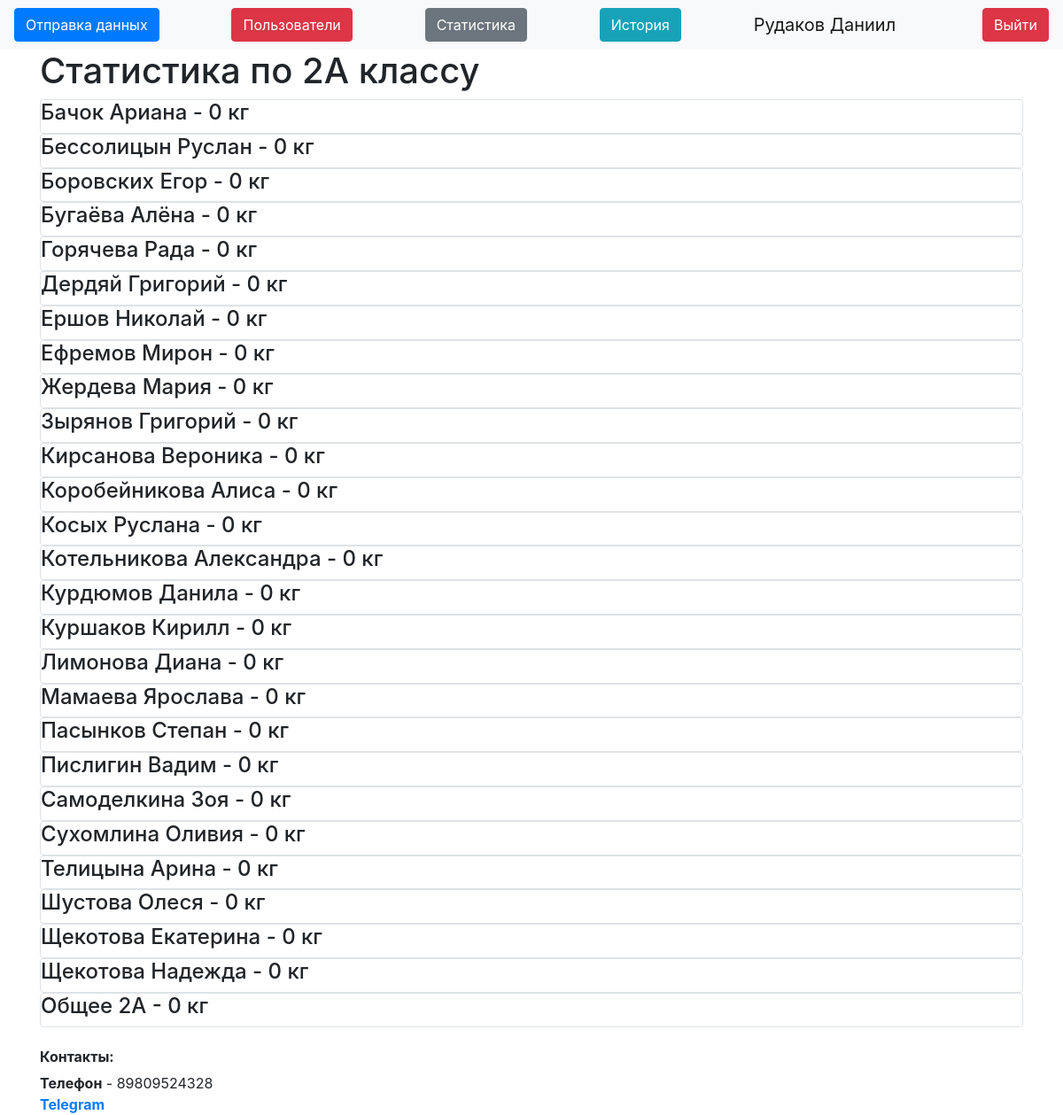
Page /stats2a (signed in) on the committed database.
### data/users.py (models this page shows, shortened)
class User(SqlAlchemyBase, UserMixin):
    __tablename__ = 'users'
    id = sqlalchemy.Column(sqlalchemy.Integer,
                           primary_key=True, autoincrement=True) # ID волонтёра
    name = sqlalchemy.Column(sqlalchemy.String, nullable=True) # Имя волонтёра
    about = sqlalchemy.Column(sqlalchemy.String, nullable=True) # Дополнительная информация
    email = sqlalchemy.Column(sqlalchemy.String,
                              index=True, unique=True, nullable=True) # Почта, у каждого своя
    hashed_password = sqlalchemy.Column(sqlalchemy.String, nullable=True) # Зашифрованный пароль
    is_admin = sqlalchemy.Column(sqlalchemy.Boolean) # Админ или нет
    got = sqlalchemy.Column(sqlalchemy.Integer, default=0) # Сколько собрал килограммов
    got_pupils = sqlalchemy.Column(sqlalchemy.Integer, default=0) # Сколько человек обслужил
    kilograms = orm.relationship("Kilograms", back_populates='user') # Связь с таблицей с килограммами

### data/Pupils.py (models this page shows)
class Pupils(SqlAlchemyBase):
    __tablename__ = 'Pupils'
    id = sqlalchemy.Column(sqlalchemy.Integer, autoincrement=True, primary_key=True) # ID ученика
    name = sqlalchemy.Column(sqlalchemy.String) # Имя и фамилия ученика
    value = sqlalchemy.Column(sqlalchemy.Integer, default=0) # Кол-во сданных килограммов
    grade = sqlalchemy.Column(sqlalchemy.String) # Класс
    kilo = orm.relationship("Kilograms", back_populates="pupil") # Связь в таблицей БД, которая хранит килограммы

### server.py (the view)
@app.route("/stats2a")
@login_required
def stats2a():
    db_sess = db_session.create_session()
    pupils = db_sess.query(Pupils).filter(Pupils.grade == "2А").all()
    db_sess.close()
    return render_template("stats_grade.html", db=pupils, grade="2А", title="2А статистика")

### data/db_session.py (called while the page is built)
def create_session() -> Session:
    global __factory
    return __factory()

### server.py (called while the page is built)
@login_manager.user_loader # Декоратор для авторизации пользователей
def load_user(user_id):
    db_sess = db_session.create_session()
    user_id = db_sess.query(User).get(user_id)
    db_sess.close()
    return user_id

### templates/stats_grade.html
{% extends "base.html" %}
{% block content %}
{% if current_user.is_admin %}
<h1>Статистика по {{grade}} классу</h1>
{% for item in db%}
<div class="col-md6 border rounded">
    <h4>{{item.name}} - {{item.value}} кг</h4>
</div>
{% endfor %}
{% endif %}
{% endblock %}

### templates/base.html (shortened to what this page needs)
<!doctype html>
<html lang="en">
<head>
    <link rel="stylesheet"
          href="https://stackpath.bootstrapcdn.com/bootstrap/4.4.1/css/bootstrap.min.css"
>
</head>
<body>
<header>
    <nav class="navbar navbar-light bg-light">
        {% if current_user.is_authenticated %}
        <a type="button" class="btn btn-primary" href="/">Отправка данных</a>
        {% if current_user.is_admin %}
        <a class="btn btn-danger" href="/users">Пользователи</a>
        <a class="btn btn-secondary" href="/stats">Статистика</a>
        {% endif %}
        <a class="btn btn-info" href="/history">История</a>
        <a class="navbar-brand" href="">{{ current_user.name }}</a>
        <a class="btn btn-danger" href="/logout">Выйти</a>
        {% else %}
        <p>
            <a class="btn btn-success" href="/login">Войти</a>
        </p>
        {% endif %}
    </nav>
</header>
<main role="main" class="container">
    {% block content %}{% endblock %}
    <h6><b>Контакты:</b></h6>
    <div>
        <b>Телефон</b> - 89809524328</br>
        <b><a href="https://t.me/flarson4ik">Telegram</a></b>
    </div>
</main>
</body>
</html>

### rows in the picture
User: name "Рудаков Даниил"
Pupils: name "Бачок Ариана", value "0"
Pupils: name "Бессолицын Руслан", value "0"
Pupils: name "Боровских Егор", value "0"
Pupils: name "Бугаёва Алёна", value "0"
Pupils: name "Горячева Рада", value "0"
Pupils: name "Дердяй Григорий", value "0"
Pupils: name "Ершов Николай", value "0"
Pupils: name "Ефремов Мирон", value "0"
Pupils: name "Жердева Мария", value "0"
Pupils: name "Зырянов Григорий", value "0"
Pupils: name "Кирсанова Вероника", value "0"
Pupils: name "Коробейникова Алиса", value "0"
Pupils: name "Косых Руслана", value "0"
Pupils: name "Котельникова Александра", value "0"
Pupils: name "Курдюмов Данила", value "0"
Pupils: name "Куршаков Кирилл", value "0"
Pupils: name "Лимонова Диана", value "0"
Pupils: name "Мамаева Ярослава", value "0"
Pupils: name "Пасынков Степан", value "0"
Pupils: name "Пислигин Вадим", value "0"
Pupils: name "Самоделкина Зоя", value "0"
Pupils: name "Сухомлина Оливия", value "0"
Pupils: name "Телицына Арина", value "0"
Pupils: name "Шустова Олеся", value "0"
Pupils: name "Щекотова Екатерина", value "0"
Pupils: name "Щекотова Надежда", value "0"
Pupils: name "Общее 2А", value "0"

### other values in the picture
{{ grade }} "2А"
